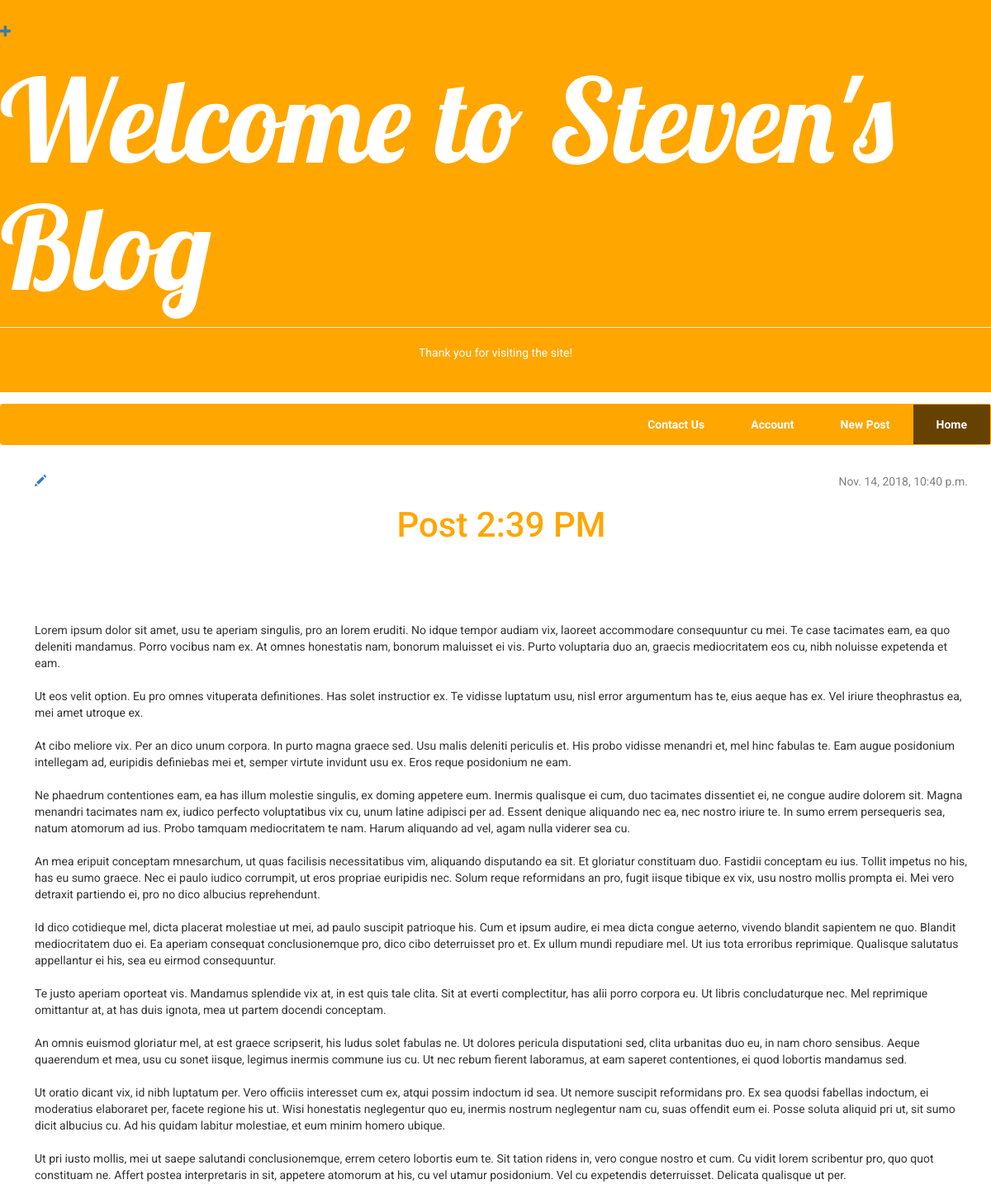
The app's page /post/4/ with its own data.
### blog/models.py (models this page shows, shortened)
class Post(models.Model):
    author = models.ForeignKey(settings.AUTH_USER_MODEL, on_delete=models.CASCADE)
    title = models.CharField(max_length=200)
    text = models.TextField()
    created_date = models.DateTimeField(default=timezone.now)
    published_date = models.DateTimeField(blank=True, null=True)

### blog/views.py (the view)
# urls.py: path('post/<int:pk>/', views.post_detail, name='post_detail'),
def post_detail(request, pk):
    post = get_object_or_404(Post, pk=pk)
    return render(request, 'blog/post_detail.html', {'post':post})

### blog/templates/blog/post_detail.html
{% extends 'blog/base.html' %}
{% block content %}
  <div class="post">
    {% if post.published_date %}
        <div class="time">
            {{ post.published_date }}
        </div>
    {% endif %}
    <a href="{% url 'post_edit' pk=post.pk %}"><span class="glyphicon glyphicon-pencil"></span></a>
    <h2>{{ post.title }}</h2>
    <p>{{ post.text|linebreaksbr }}</p>
  </div>
{% endblock %}

### blog/static/css/blog.css (style rules this page uses)
html, * { margin: 0; padding: 0; }
body { font-family: Roboto; }
.post { padding: 1em 2em 1em 3em; }
.time { display: block; float: right; color: gray; }
h2 { color: #FFA600; font-size: 3em; display: block; text-align: center; padding-bottom: 2em; }
p { font-size: 1em; }

### records on screen
Post: published_date "Nov. 14, 2018, 10:40 p.m.", title "Post 2:39 PM", text "Lorem ipsum dolor sit amet, usu te aperiam singulis, pro an lorem eruditi. No idque tempor audiam vix, laoreet accommodare consequuntur cu mei. Te case tacimates eam, ea quo deleniti mandamus. Porro vocibus nam ex. At omnes honestatis nam, bonorum maluisset ei vis. Purto voluptaria duo an, graecis mediocritatem eos cu, nibh noluisse expetenda et eam. Ut eos velit option. Eu pro omnes vituperata definitiones. Has solet instructior ex. Te vidisse luptatum usu, nisl error argumentum has te, eius aeque has ex. Vel iriure theophrastus ea, mei amet utroque ex. At cibo meliore vix. Per an dico unum corpora. In purto magna graece sed. Usu malis deleniti periculis et. His probo vidisse menandri et,…"
